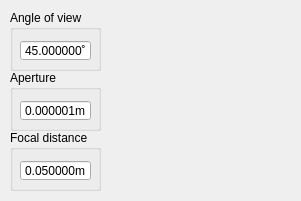
<?xml version="1.0" encoding="UTF-8"?>
<ui version="4.0">
 <class>ThinLensCameraWidget</class>
 <widget class="QWidget" name="ThinLensCameraWidget">
  <property name="geometry">
   <rect>
    <x>0</x>
    <y>0</y>
    <width>301</width>
    <height>201</height>
   </rect>
  </property>
  <property name="windowTitle">
   <string>Form</string>
  </property>
  <widget class="QGroupBox" name="angle_box">
   <property name="geometry">
    <rect>
     <x>10</x>
     <y>10</y>
     <width>91</width>
     <height>61</height>
    </rect>
   </property>
   <property name="title">
    <string>Angle of view</string>
   </property>
   <widget class="QDoubleSpinBox" name="angle_spinbox">
    <property name="geometry">
     <rect>
      <x>10</x>
      <y>30</y>
      <width>71</width>
      <height>21</height>
     </rect>
    </property>
    <property name="alignment">
     <set>Qt::AlignCenter</set>
    </property>
    <property name="buttonSymbols">
     <enum>QAbstractSpinBox::NoButtons</enum>
    </property>
    <property name="keyboardTracking">
     <bool>false</bool>
    </property>
    <property name="suffix">
     <string>˚</string>
    </property>
    <property name="decimals">
     <number>6</number>
    </property>
    <property name="minimum">
     <double>1.000000000000000</double>
    </property>
    <property name="maximum">
     <double>179.000000000000000</double>
    </property>
    <property name="value">
     <double>45.000000000000000</double>
    </property>
   </widget>
  </widget>
  <widget class="QGroupBox" name="aperture_box">
   <property name="geometry">
    <rect>
     <x>10</x>
     <y>70</y>
     <width>91</width>
     <height>61</height>
    </rect>
   </property>
   <property name="title">
    <string>Aperture</string>
   </property>
   <widget class="QDoubleSpinBox" name="aperture_spinbox">
    <property name="geometry">
     <rect>
      <x>10</x>
      <y>30</y>
      <width>71</width>
      <height>21</height>
     </rect>
    </property>
    <property name="alignment">
     <set>Qt::AlignCenter</set>
    </property>
    <property name="buttonSymbols">
     <enum>QAbstractSpinBox::NoButtons</enum>
    </property>
    <property name="keyboardTracking">
     <bool>false</bool>
    </property>
    <property name="suffix">
     <string>m</string>
    </property>
    <property name="decimals">
     <number>6</number>
    </property>
    <property name="minimum">
     <double>0.000001000000000</double>
    </property>
    <property name="maximum">
     <double>1000000.000000000000000</double>
    </property>
    <property name="value">
     <double>0.000001000000000</double>
    </property>
   </widget>
  </widget>
  <widget class="QGroupBox" name="focal_distance_box">
   <property name="geometry">
    <rect>
     <x>10</x>
     <y>130</y>
     <width>91</width>
     <height>61</height>
    </rect>
   </property>
   <property name="title">
    <string>Focal distance</string>
   </property>
   <widget class="QDoubleSpinBox" name="focal_distance_spinbox">
    <property name="geometry">
     <rect>
      <x>10</x>
      <y>30</y>
      <width>71</width>
      <height>21</height>
     </rect>
    </property>
    <property name="alignment">
     <set>Qt::AlignCenter</set>
    </property>
    <property name="buttonSymbols">
     <enum>QAbstractSpinBox::NoButtons</enum>
    </property>
    <property name="keyboardTracking">
     <bool>false</bool>
    </property>
    <property name="suffix">
     <string>m</string>
    </property>
    <property name="decimals">
     <number>6</number>
    </property>
    <property name="minimum">
     <double>0.000001000000000</double>
    </property>
    <property name="maximum">
     <double>1000000.000000000000000</double>
    </property>
    <property name="value">
     <double>0.050000000000000</double>
    </property>
   </widget>
  </widget>
 </widget>
 <resources/>
 <connections/>
</ui>
